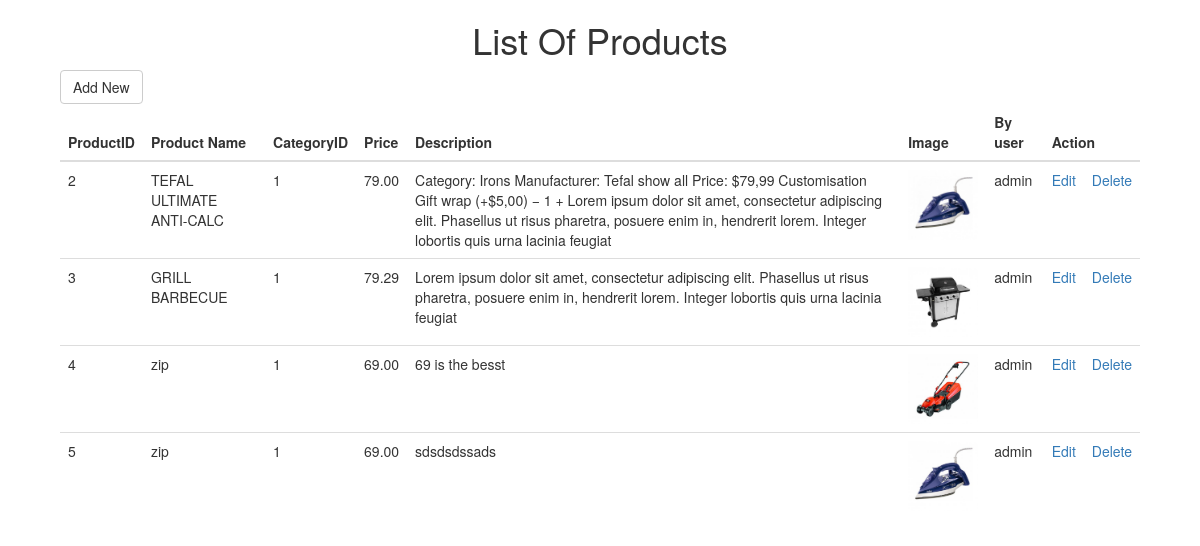
Page /App_shop/Admin/controller/c_product.php on the committed database.
### tables this page shows
CREATE TABLE `products` (
  `productid` int(11) NOT NULL,
  `productname` varchar(255) NOT NULL,
  `categoryid` int(11) NOT NULL,
  `price` decimal(10,2) DEFAULT NULL,
  `description` varchar(500) DEFAULT NULL,
  `image` text,
  `create_at` timestamp NOT NULL DEFAULT CURRENT_TIMESTAMP ON UPDATE CURRENT_TIMESTAMP,
  `update_at` timestamp NOT NULL DEFAULT '0000-00-00 00:00:00',
  `by_user` varchar(255) DEFAULT NULL
);

### App_shop/Admin/model/m_product.php (called while the page is built, shortened)
<?php
	function get_products(){
		$db = getDB();
		$query ="SELECT * FROM products ORDER BY productid";
		try {
			$statement = $db->prepare($query);
			$statement->execute();
			$result = $statement->fetchAll();
			return $result;
		} catch (PDOException $e) {
			$error_message = $e->getMessage();
			echo "Error execute query statement:".$error_message;
		}
	}
?>

### App_shop/Admin/view/product/list_products.php (the view, shortened to what this page needs)
<!DOCTYPE html>
<html lang="">
	<head>
		<link rel="stylesheet" href="https://maxcdn.bootstrapcdn.com/bootstrap/3.3.6/css/bootstrap.min.css">
	</head>
	<body>
		<h1 class="text-center">List Of Products</h1>
		<form action="" method="POST" role="form">
			<button type="submit" class="btn btn-default" name="action" value="form_add_new">Add New</button>
		</form>
		<table class="table table-hover">
			<thead>
				<tr>
					<th>ProductID</th>
					<th>Product Name</th>
					<th>CategoryID</th>
					<th>Price</th>
					<th>Description</th>
					<th>Image</th>
					<th>By user</th>
					<th colspan="2">Action</th>
				</tr>
			</thead>
			<tbody>
			<?php foreach ($list_products as $key => $value):?>
				<tr>
					<td><?php echo $value['productid']; ?></td>
					<td><?php echo $value['productname']; ?></td>
					<td><?php echo $value['categoryid']; ?></td>
					<td><?php echo $value['price']; ?></td>
					<td><?php echo $value['description']; ?></td>
					<td><img src="images/product/<?php echo $value['image']; ?>" alt="" height="70"></td>
					<td><?php echo $value['by_user']; ?></td>
					<td><a href="?action=edit&productid=<?php echo $value['productid'];?>">Edit</a></td>
					<td><a href="?action=delete&productid=<?php echo $value['productid'];?>">Delete</a></td>
				</tr>
			<?php endforeach; ?>
			</tbody>
		</table>
	</body>
</html>

### App_shop/Admin/controller/c_product.php (shortened to what this page needs)
<?php
	include_once('../model/m_product.php');
	$action =  filter_input(INPUT_POST, 'action');
	if(empty($action)){
		$action=filter_input(INPUT_GET, 'action');
		if(empty($action)){
			$action = "list_products";
		}
	}
	switch ($action) {
		case 'list_products':
			$list_products = get_products();
			include('../view/product/list_products.php');
			break;
	}
?>

### App_shop/Admin/view/product/list_products.php (style rules this page uses)
body { width: 90%; margin: 0 auto; }

### rows in the picture
products: productid "2", productname "TEFAL ULTIMATE ANTI-CALC", categoryid "1", price "79.00", description "Category: Irons Manufacturer: Tefal show all Price: $79,99 Customisation Gift wrap (+$5,00) − 1 + Lorem ipsum dolor sit amet, consectetur adipiscing elit. Phasellus ut risus pharetra, posuere enim in, hendrerit lorem. Integer lobortis quis urna lacinia feugiat", image (picture), by_user "admin"
products: productid "3", productname "GRILL BARBECUE", categoryid "1", price "79.29", description "Lorem ipsum dolor sit amet, consectetur adipiscing elit. Phasellus ut risus pharetra, posuere enim in, hendrerit lorem. Integer lobortis quis urna lacinia feugiat", image (picture), by_user "admin"
products: productid "4", productname "zip", categoryid "1", price "69.00", description "69 is the besst", image (picture), by_user "admin"
products: productid "5", productname "zip", categoryid "1", price "69.00", description "sdsdsdssads", image (picture), by_user "admin"
